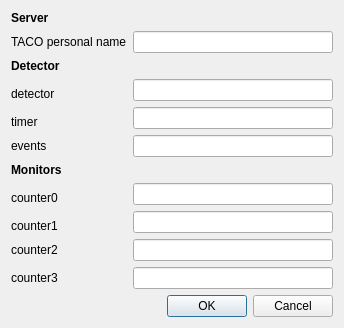
<?xml version="1.0" encoding="UTF-8"?>
<ui version="4.0">
 <class>TACOSetup</class>
 <widget class="QDialog" name="TACOSetup">
  <property name="geometry">
   <rect>
    <x>0</x>
    <y>0</y>
    <width>326</width>
    <height>306</height>
   </rect>
  </property>
  <property name="windowTitle">
   <string>Dialog</string>
  </property>
  <layout class="QGridLayout" name="gridLayout">
   <item row="1" column="0">
    <widget class="QLabel" name="label">
     <property name="text">
      <string>TACO personal name</string>
     </property>
    </widget>
   </item>
   <item row="1" column="1">
    <widget class="QLineEdit" name="personalName"/>
   </item>
   <item row="3" column="0" rowspan="2">
    <widget class="QLabel" name="label_7">
     <property name="text">
      <string>detector</string>
     </property>
    </widget>
   </item>
   <item row="3" column="1">
    <widget class="QLineEdit" name="detectorName">
     <property name="minimumSize">
      <size>
       <width>200</width>
       <height>0</height>
      </size>
     </property>
    </widget>
   </item>
   <item row="4" column="1" rowspan="2">
    <widget class="QLineEdit" name="timerName"/>
   </item>
   <item row="8" column="1">
    <widget class="QLineEdit" name="counter0Name">
     <property name="text">
      <string/>
     </property>
    </widget>
   </item>
   <item row="5" column="0">
    <widget class="QLabel" name="label_8">
     <property name="text">
      <string>timer</string>
     </property>
    </widget>
   </item>
   <item row="6" column="0">
    <widget class="QLabel" name="label_9">
     <property name="text">
      <string>events</string>
     </property>
    </widget>
   </item>
   <item row="6" column="1">
    <widget class="QLineEdit" name="eventsName"/>
   </item>
   <item row="7" column="0">
    <widget class="QLabel" name="label_2">
     <property name="text">
      <string>&lt;b&gt;Monitors&lt;/b&gt;</string>
     </property>
    </widget>
   </item>
   <item row="8" column="0" rowspan="2">
    <widget class="QLabel" name="label_3">
     <property name="text">
      <string>counter0</string>
     </property>
    </widget>
   </item>
   <item row="9" column="1" rowspan="2">
    <widget class="QLineEdit" name="counter1Name"/>
   </item>
   <item row="10" column="0">
    <widget class="QLabel" name="label_4">
     <property name="text">
      <string>counter1</string>
     </property>
    </widget>
   </item>
   <item row="11" column="0">
    <widget class="QLabel" name="label_5">
     <property name="text">
      <string>counter2</string>
     </property>
    </widget>
   </item>
   <item row="11" column="1">
    <widget class="QLineEdit" name="counter2Name"/>
   </item>
   <item row="12" column="0">
    <widget class="QLabel" name="label_6">
     <property name="text">
      <string>counter3</string>
     </property>
    </widget>
   </item>
   <item row="12" column="1">
    <widget class="QLineEdit" name="counter3Name"/>
   </item>
   <item row="13" column="0" colspan="2">
    <widget class="QDialogButtonBox" name="buttonBox">
     <property name="orientation">
      <enum>Qt::Horizontal</enum>
     </property>
     <property name="standardButtons">
      <set>QDialogButtonBox::Cancel|QDialogButtonBox::Ok</set>
     </property>
    </widget>
   </item>
   <item row="2" column="0">
    <widget class="QLabel" name="label_10">
     <property name="text">
      <string>&lt;b&gt;Detector&lt;/b&gt;</string>
     </property>
    </widget>
   </item>
   <item row="0" column="0">
    <widget class="QLabel" name="label_11">
     <property name="text">
      <string>&lt;b&gt;Server&lt;/b&gt;</string>
     </property>
    </widget>
   </item>
  </layout>
 </widget>
 <resources/>
 <connections>
  <connection>
   <sender>buttonBox</sender>
   <signal>accepted()</signal>
   <receiver>TACOSetup</receiver>
   <slot>accept()</slot>
   <hints>
    <hint type="sourcelabel">
     <x>162</x>
     <y>286</y>
    </hint>
    <hint type="destinationlabel">
     <x>240</x>
     <y>0</y>
    </hint>
   </hints>
  </connection>
  <connection>
   <sender>buttonBox</sender>
   <signal>rejected()</signal>
   <receiver>TACOSetup</receiver>
   <slot>reject()</slot>
   <hints>
    <hint type="sourcelabel">
     <x>266</x>
     <y>289</y>
    </hint>
    <hint type="destinationlabel">
     <x>322</x>
     <y>4</y>
    </hint>
   </hints>
  </connection>
 </connections>
</ui>
